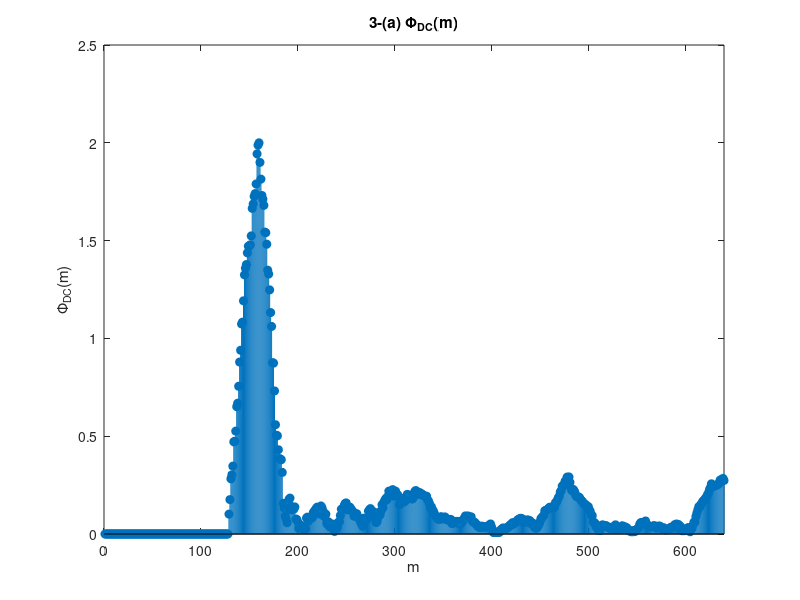
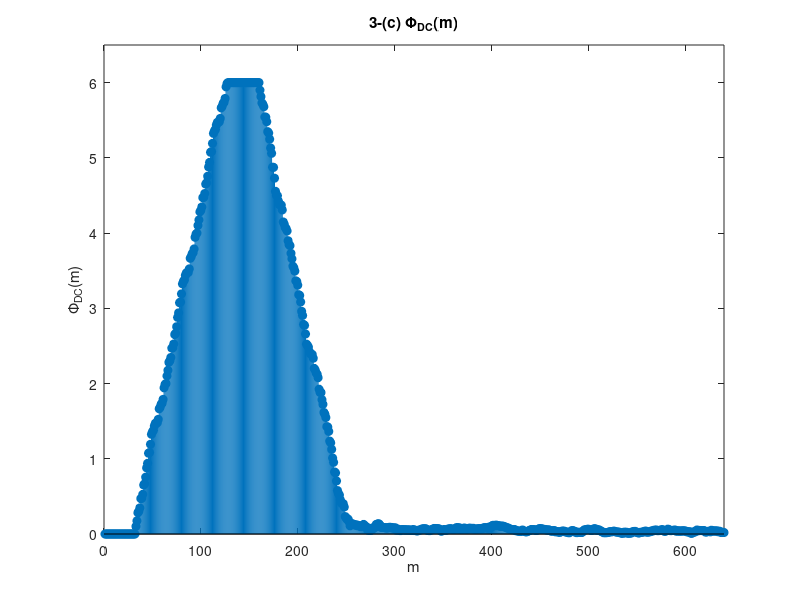
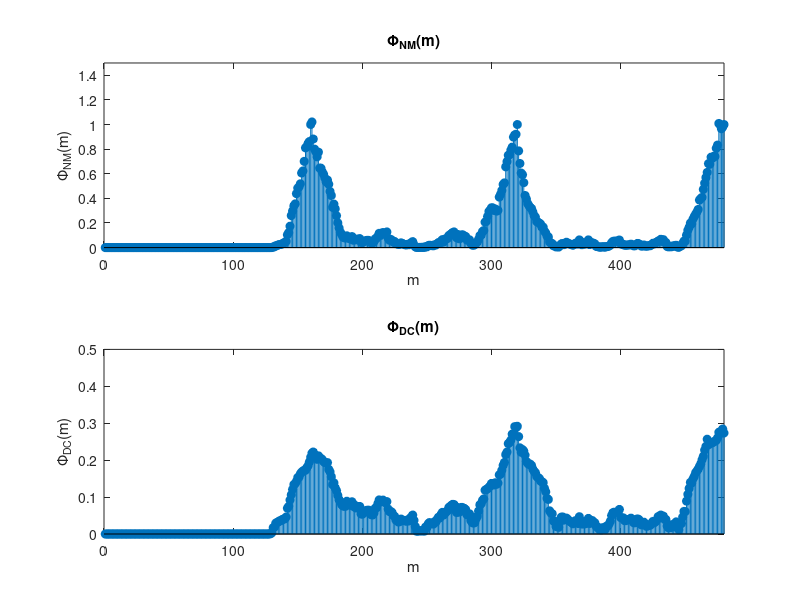

These figures' MATLAB source, in order: (Note: this script raises an error after producing the figures.)
clear;
close all;
load("HW4.mat");
%%%%%%%%%%%%%%%%%%%%%%%%%%%%%%%%%%%%%%% Question 2-a
figure(1)
m=1:1:640;
R=32;
L=128;

PhiDC=zeros(length(m),1);
for n=1:640;
    tmp=0;
    for r=0:R-1
        if n-r<1
            z1=0;
        else
            z1=OFDMTx(:,n-r);
        end
    
        if n-r-L<1
            z2=0;
        else
            z2=OFDMTx(:,n-r-L);
        end
        tmp=tmp+z1*conj(z2);
    
    end
    PhiDC(n,:)=abs(tmp);
end


stem(m,PhiDC,'filled');
title('3-(a) \Phi_D_C(m)');
axis([0,640,0,2.5]);
axis normal;
xlabel('m');
ylabel('\Phi_D_C(m)');

%%%%%%%%%%%%%%%%%%%%%%%%%%%%%%%%%%%%%%% Question 2-c
figure(2)

R=96;
L=32;

PhiDC2=zeros(length(m),1);
for n=1:640;
    tmp=0;
    for r=0:R-1
        if n-r<1
            z1=0;
        else
            z1=OFDMTx(:,n-r);
        end
    
        if n-r-L<1
            z2=0;
        else
            z2=OFDMTx(:,n-r-L);
        end
        tmp=tmp+z1*conj(z2);
    
    end
    PhiDC2(n,:)=abs(tmp);
end


stem(m,PhiDC2,'filled');
title('3-(c) \Phi_D_C(m)');
axis([0,640,0,6.5]);
axis normal;
xlabel('m');
ylabel('\Phi_D_C(m)');

%%%%%%%%%%%%%%%%%%%%%%%%%%%%%%%%%%%%%%% Question 2-g
figure(3)

OFDMTxNEW=OFDMTx(161:640);

m=1:1:480;
R=32;
L=128;

PhiDC3=zeros(length(m),1);
for n=1:480;
    tmp=0;
    for r=0:R-1
        if n-r<1
            z1=0;
        else
            z1=OFDMTxNEW(:,n-r);
        end
    
        if n-r-L<1
            z2=0;
        else
            z2=OFDMTxNEW(:,n-r-L);
        end
        tmp=tmp+z1*conj(z2);
    
    end
    PhiDC3(n,:)=abs(tmp);
end

PhiNM=zeros(length(m),1);
for n=1:480;
    tmp=0;
    tmp1=0;
    for r=0:R-1
        if n-r<1
            z1=0;
        else
            z1=OFDMTxNEW(:,n-r);
        end
    
        if n-r-L<1
            z2=0;
        else
            z2=OFDMTxNEW(:,n-r-L);
        end
        tmp=tmp+z1*conj(z2);
        tmp1=tmp1+abs(z1)*abs(z1);
    end
    PhiNM(n,:)=abs(tmp)*abs(tmp)/abs(tmp1)/abs(tmp1);
end

subplot(2,1,1);
stem(m,PhiNM,'filled');
title('\Phi_N_M(m)');
axis([0,480,0,1.5]);
axis normal;
xlabel('m');
ylabel('\Phi_N_M(m)');

subplot(2,1,2);
stem(m,PhiDC3,'filled');
title('\Phi_D_C(m)');
axis([0,480,0,0.5]);
axis normal;
xlabel('m');
ylabel('\Phi_D_C(m)');

sgtitle('3-(g) \Phi_N_M(m) & \Phi_D_C(m)');